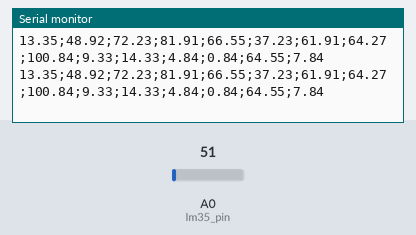
A sketch run on a simulated Arduino Uno, built with avr-gcc and run on an emulated ATmega328P. On the bench: the last lines printed to the serial monitor. The test bench sets the inputs (shaded band); at power-on: A0 (lm35_pin) = 51.

Above: at 2.3 s.
2.4 s: A0 (lm35_pin) set to 61
At 4.0 s:
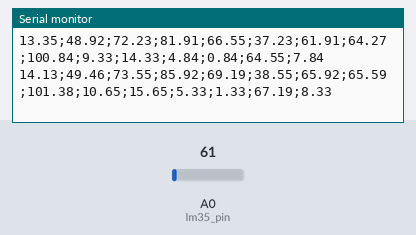
4.5 s: A0 (lm35_pin) set to 71
At 4.9 s:
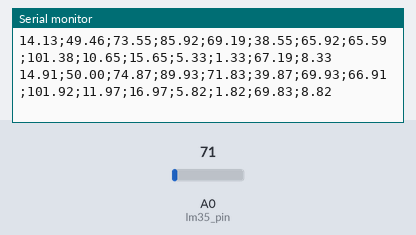
Timing chart, 0 to 7.5 s (numbered marks = the images above; inputs shaded):
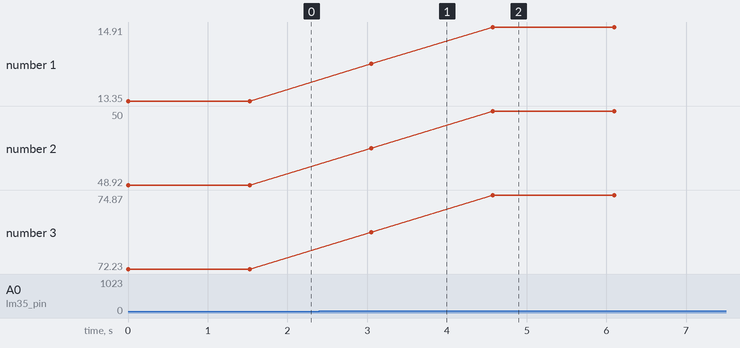

The sketch:

sketch_mar28a.ino
```cpp
int lm35_pin = A0, leitura_lm35 = 0;
float temperatura;
float maceracao;
float malteacao1;
float malteacao2;
float malteacao3;
float moagem;
float brassagem1;
float brassagem2;
float brassagem3;
float fervura;
float resfriamento_fermentacao1;
float resfriamento_fermentacao2;
float resfriamento_fermentacao3;
float maturacao_filtracao;
float pasteurizacao;
float envase;

void setup(){
  Serial.begin(9600);
}

void loop() {


  leitura_lm35 = analogRead(lm35_pin);
  temperatura = leitura_lm35 * (5.0 / 1023) * 100;
  maceracao = (0.16 * temperatura + 9.36);
  malteacao1 = (0.11 * temperatura + 46.18);
  malteacao2 = (0.27 * temperatura + 65.5);
  malteacao3 = (0.82 * temperatura + 61.47);
  moagem = (0.54 * temperatura + 53.09);
  brassagem1 = (0.27 * temperatura + 30.5);
  brassagem2 = (0.82 * temperatura + 41.47);
  brassagem3 = (0.27 * temperatura + 57.54);
  fervura = (0.11 * temperatura + 98.1);
  resfriamento_fermentacao1 = (0.27 * temperatura + 2.6);
  resfriamento_fermentacao2 = (0.27 * temperatura + 7.6);
  resfriamento_fermentacao3 = (0.10 * temperatura + 2.35);
  maturacao_filtracao = (0.10 * temperatura - 1.65);
  pasteurizacao = (0.54 * temperatura + 51.09);
  envase = (0.10 * temperatura + 5.35);


  Serial.print(maceracao);
Serial.print(";");
 Serial.print(malteacao1);
 Serial.print(";");
  Serial.print(malteacao2);
Serial.print(";");
  Serial.print(malteacao3);
  Serial.print(";");
   Serial.print(moagem);
Serial.print(";");
 Serial.print(brassagem1);
 Serial.print(";");
  Serial.print(brassagem2);
Serial.print(";");
  Serial.print(brassagem3);
  Serial.print(";");
   Serial.print(fervura);
Serial.print(";");
 Serial.print(resfriamento_fermentacao1);
 Serial.print(";");
  Serial.print(resfriamento_fermentacao2);
Serial.print(";");
  Serial.print(resfriamento_fermentacao3);
  Serial.print(";");
  Serial.print(maturacao_filtracao);
 Serial.print(";");
  Serial.print(pasteurizacao);
Serial.print(";");
  Serial.println(envase);

  delay(1500);
}
```

Measured:
- after the input at 2.4 s, the serial monitor: prints a new line after 0.65 s (image 1)
- after the input at 4.5 s, the serial monitor: prints a new line after 0.08 s (image 2)
- plotted number 1: 13.35 → 14.13 after the input at 2.4 s, 14.13 → 14.91 after the input at 4.5 s
- plotted number 2: 48.92 → 49.46 after the input at 2.4 s, 49.46 → 50 after the input at 4.5 s
- plotted number 3: 72.23 → 73.55 after the input at 2.4 s, 73.55 → 74.87 after the input at 4.5 s
